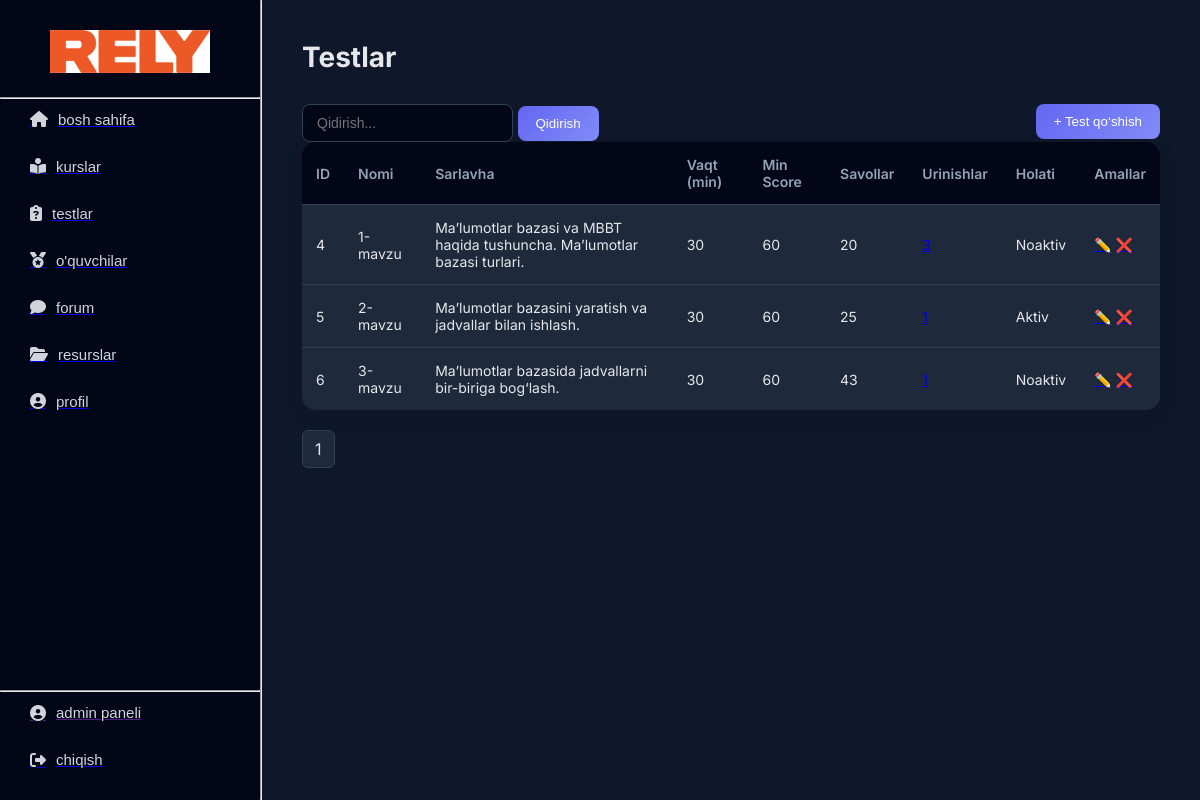
/admin/tests (signed in), run on an earlier commit of the app's database.
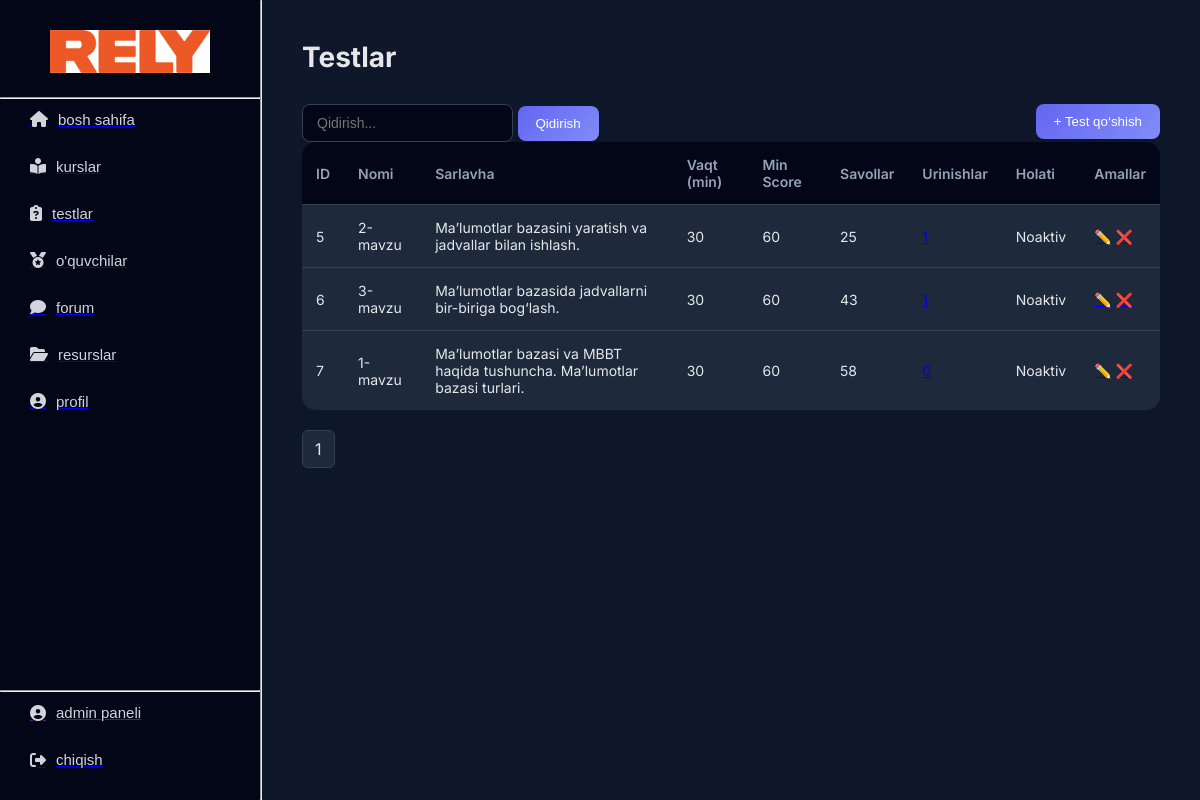
And on a later commit of the database.
### tables this page shows
CREATE TABLE tests(
    id INTEGER PRIMARY KEY AUTOINCREMENT,
    name TEXT NOT NULL,
    title TEXT,
    time INTEGER NOT NULL,
    min_score INTEGER NOT NULL,
    openness TEXT DEFAULT 'open'
);

### routes/admin.py (the view)
@bp.route("/tests")
@admin_required
def tests():
    conn = get_db()
    c = conn.cursor()
    search = request.args.get("search", "").strip()
    page = int(request.args.get("page", 1))
    per_page = 20
    offset = (page - 1) * per_page
    base_query = """
        SELECT
            t.*,
            (SELECT COUNT(*) FROM questions q WHERE q.test_id = t.id) as question_count,
            (SELECT COUNT(*) FROM exams e WHERE e.test_id = t.id) as attempt_count
        FROM tests t
    """
    if search:
        base_query += " WHERE t.name LIKE ? OR t.title LIKE ?"
        params = (f"%{search}%", f"%{search}%")
        tests = c.execute(
            base_query + " LIMIT ? OFFSET ?",
            (*params, per_page, offset)
        ).fetchall()
        total = c.execute(
            "SELECT COUNT(*) FROM tests WHERE name LIKE ? OR title LIKE ?",
            params
        ).fetchone()[0]
    else:
        tests = c.execute(
            base_query + " LIMIT ? OFFSET ?",
            (per_page, offset)
        ).fetchall()
        total = c.execute("SELECT COUNT(*) FROM tests").fetchone()[0]
    conn.close()
    total_pages = (total + per_page - 1) // per_page
    return render_template(
        "admin/tests.html",
        tests=tests,
        page=page,
        total_pages=total_pages,
        search=search
    )

### routes/admin.py (called while the page is built)
def admin_required(f):
    from functools import wraps
    @wraps(f)
    def decorated_function(*args, **kwargs):
        if session.get("role") != "admin":
            return redirect("/")
        return f(*args, **kwargs)
    return decorated_function

def get_db():
    conn = sqlite3.connect("database.db")
    conn.execute("PRAGMA foreign_keys = ON")
    return conn

### templates/admin/tests.html (shortened to what this page needs)
{% extends "admin_base.html" %}
{% block content %}
<h1 class="dash-title">Testlar</h1>
<div class="topbar">
    <form method="get">
        <input class="search" type="text" name="search" placeholder="Qidirish..." value="{{ search }}">
        <button class="add-btn">Qidirish</button>
    </form>
    <a href="/admin/tests/add">
        <button class="add-btn">+ Test qo‘shish</button>
    </a>
</div>
<table class="table">
    <tr>
        <th>ID</th>
        <th>Nomi</th>
        <th>Sarlavha</th>
        <th>Vaqt (min)</th>
        <th>Min Score</th>
        <th>Savollar</th>
        <th>Urinishlar</th>
        <th>Holati</th>
        <th>Amallar</th>
    </tr>
    {% for t in tests %}
    <tr>
        <td>{{ t[0] }}</td>
        <td>{{ t[1] }}</td>
        <td>{{ t[2] }}</td>
        <td>{{ t[3] }}</td>
        <td>{{ t[4] }}</td>
        <td>{{ t[6] }}</td>
        <td>
            <a href="/admin/tests/{{ t[0] }}/attempts" class="attempt-link">
            </a>
        </td>
        <td>
            {% if t[5] == "open" %}
                <span class="badge-success">Aktiv</span>
            {% else %}
                <span class="badge-danger">Noaktiv</span>
            {% endif %}
        </td>
        <td>
            <a href="/admin/tests/{{ t[0] }}/edit">✏️</a>
            <a href="/admin/tests/{{ t[0] }}/delete"
               onclick="return confirm('O‘chirishni tasdiqlaysizmi?')">❌</a>
        </td>
    </tr>
    {% endfor %}
</table>
<div class="pagination">
    {% for i in range(1, total_pages+1) %}
        <a href="?page={{ i }}&search={{ search }}"
           {% if i == page %} class="active" {% endif %}>
            {{ i }}
        </a>
    {% endfor %}
</div>
{% endblock %}

### templates/admin_base.html (shortened to what this page needs)
<!DOCTYPE html>
<html lang="en">
<head>
    <link rel="stylesheet" href="{{ url_for('static', filename='css/admin.css') }}">
    <link rel="stylesheet" href="https://cdnjs.cloudflare.com/ajax/libs/font-awesome/6.5.0/css/all.min.css">
</head>
<body>
<div class="contentbar">
<div class="nav">
    <div>
        <div class="bosh">
            <img class="icon" src="{{ url_for('static', filename='icons/logo.png') }}" alt="">
        </div>
        <hr>
        <div class="navigation">
            <a href="/admin/dashboard"><button class="navbut"> <i class="fa-solid fa-house"></i> bosh sahifa</button></a>
            <a href="/admin/courses"><button class="navbut"> <i class="fa-solid fa-book-open-reader"></i> kurslar</button></a>
            <a href="/admin/tests"><button class="navbut"> <i class="fa-solid fa-clipboard-question"></i> testlar</button></a>
            <a href="/admin/students"><button class="navbut"> <i class="fa-solid fa-medal"></i> o'quvchilar</button></a>
            <a href="/admin/forum"><button class="navbut"><i class="fa-solid fa-comment"></i> forum</button></a>
            <a href="/admin/resources"><button class="navbut"><i class="fa-solid fa-folder-open"></i> resurslar</button></a>
            <a href="/admin/profile"><button class="navbut"> <i class="fa-solid fa-circle-user"></i> profil</button></a>
        </div>
    </div>
    <div>
    <hr>
    <div class="navigation">
        <a href=""><button class="navbut"> <i class="fa-solid fa-circle-user"></i> admin paneli</button></a>
        <a href="/logout"><button class="navbut"> <i class="fa-solid fa-right-from-bracket"></i> chiqish</button></a>
    </div>
    </div>
</div>
<hr>
<div class="content">
    {% block content %}{% endblock %}
</div>
</div>
</body>
</html>

### static/css/admin.css (style rules this page uses)
:root { --bg: #f4f6fb; --sidebar: #111827; --sidebar-hover: #1f2937; --primary: #4f46e5; --primary-light: #6366f1; --text: #1f2937; --text-light: #6b7280; --white: #ffffff; --border: #e5e7eb; --radius: 14px; }
* { margin: 0; padding: 0; box-sizing: border-box; }
body { font-family: 'Inter', sans-serif; background: var(--bg); color: var(--text); }
.contentbar { display: flex; min-height: 100vh; }
.nav { width: 260px; background: var(--sidebar); color: white; display: flex; flex-direction: column; justify-content: space-between; padding: 20px 0; box-shadow: 4px 0 20px rgba(0,0,0,0.08); }
.bosh { text-align: center; padding: 10px 20px 20px; }
.icon { width: 160px; }
.navigation { display: flex; flex-direction: column; gap: 6px; padding: 0 15px; }
.navbut { width: 100%; background: none; border: none; color: #d1d5db; padding: 12px 15px; border-radius: 10px; font-size: 15px; cursor: pointer; display: flex; align-items: center; gap: 10px; transition: 0.25s ease; }
.navbut i { font-size: 16px; }
.content { flex: 1; padding: 40px; }
.dash-title { font-size: 28px; font-weight: 700; margin-bottom: 30px; }
.table { width: 100%; border-collapse: collapse; background: var(--white); border-radius: var(--radius); overflow: hidden; box-shadow: 0 6px 25px rgba(0,0,0,0.05); }
.table th { background: #f9fafb; text-align: left; padding: 14px; font-weight: 600; font-size: 14px; color: var(--text-light); }
.table td { padding: 14px; border-top: 1px solid var(--border); font-size: 14px; }
.add-btn { background: linear-gradient(135deg, var(--primary), var(--primary-light)); color: white; padding: 10px 18px; border: none; border-radius: 8px; cursor: pointer; font-weight: 500; transition: 0.3s ease; }
.pagination { display: flex; gap: 8px; margin-top: 20px; }
.pagination a { padding: 8px 12px; background: var(--white); border-radius: 6px; border: 1px solid var(--border); text-decoration: none; color: var(--text); transition: 0.2s ease; }
.topbar { display: flex; justify-content: space-between; }
.search { padding: 10px 14px; border-radius: 8px; border: 1px solid var(--border); font-size: 14px; transition: 0.2s ease; }
:root { --bg: #0f172a; --sidebar: #020617; --sidebar-hover: #1e293b; --primary: #6366f1; --primary-light: #818cf8; --text: #e5e7eb; --text-light: #94a3b8; --white: #1e293b; --border: #334155; }
body { background: var(--bg); color: var(--text); }
.content { background: var(--bg); }
.table { background: var(--white); }
.table th { background: #020617; color: var(--text-light); }
.table td { border-top: 1px solid var(--border); }
.search { background: #020617; color: var(--text); border: 1px solid var(--border); }

What changed in the data, as far as the page shows it:
removed tests: id "4", name "1-mavzu", title "Ma’lumotlar bazasi va MBBT haqida tushuncha. Ma’lumotlar bazasi turlari.", time "30", min_score "60", t "20", openness "Noaktiv"
changed tests "2-mavzu": openness "Aktiv" → "Noaktiv"
added tests: id "7", name "1-mavzu", title "Ma’lumotlar bazasi va MBBT haqida tushuncha. Ma’lumotlar bazasi turlari.", time "30", min_score "60", t "58", openness "Noaktiv"
